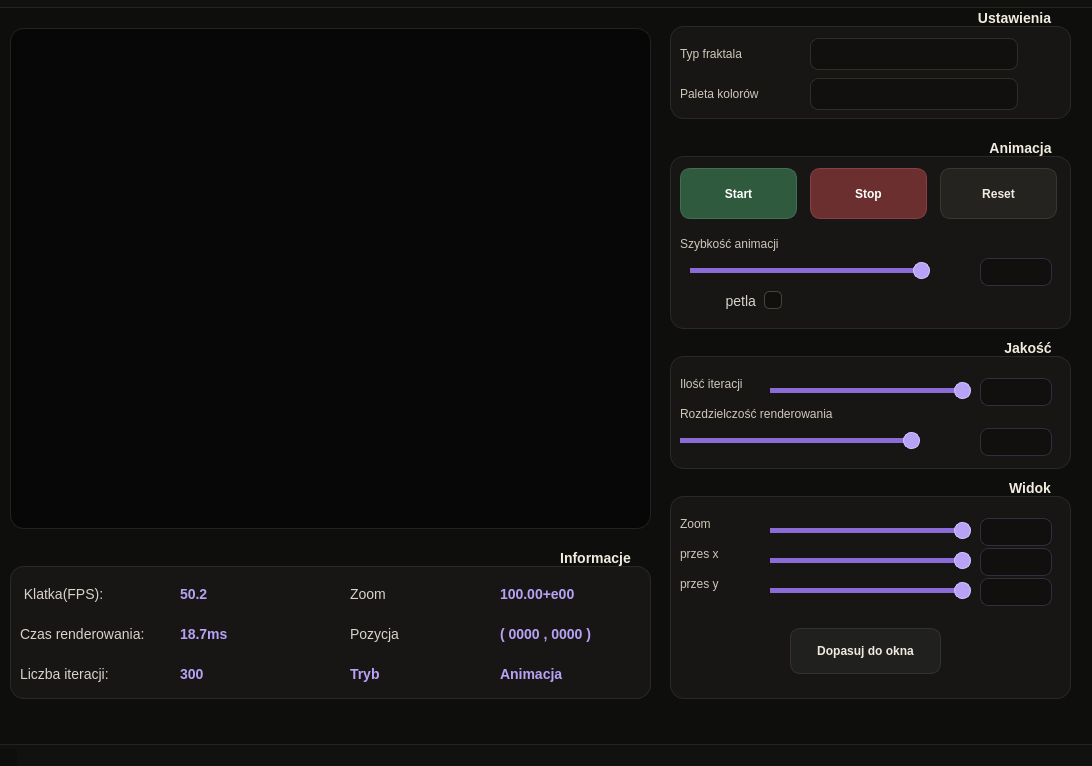
<?xml version="1.0" encoding="UTF-8"?>
<ui version="4.0">
 <class>MainWindow</class>
 <widget class="QMainWindow" name="MainWindow">
  <property name="geometry">
   <rect>
    <x>0</x>
    <y>0</y>
    <width>1092</width>
    <height>766</height>
   </rect>
  </property>
  <property name="windowTitle">
   <string>MainWindow</string>
  </property>
  <property name="layoutDirection">
   <enum>Qt::LayoutDirection::RightToLeft</enum>
  </property>
  <property name="styleSheet">
   <string notr="true">QMainWindow {
    background-color: #0e0e0d;
}

QWidget {
    background-color: #0e0e0d;
    color: #e8e3d8;
    font-family: &quot;Segoe UI&quot;;
    font-size: 14px;
}

QMenuBar {
    background-color: #111110;
    color: #d8d2c7;
    border-bottom: 1px solid #25231f;
    padding: 4px;
}

QMenuBar::item {
    background: transparent;
    padding: 6px 12px;
    border-radius: 7px;
}

QMenuBar::item:selected {
    background-color: #1d1c1a;
    color: #f5efe3;
}

QMenu {
    background-color: #161514;
    color: #e8e3d8;
    border: 1px solid #2c2924;
    border-radius: 8px;
}

QMenu::item {
    padding: 7px 26px;
}

QMenu::item:selected {
    background-color: #2a2722;
    color: #f5efe3;
}

QStatusBar {
    background-color: #111110;
    color: #bdb6aa;
    border-top: 1px solid #25231f;
}

QGroupBox {
    background-color: #171615;
    border: 1px solid #2b2925;
    border-radius: 14px;
    margin-top: 18px;
    padding: 18px 12px 12px 12px;
    color: #f2ecdf;
    font-weight: 600;
}

QGroupBox::title {
    subcontrol-origin: margin;
    subcontrol-position: top left;
    left: 14px;
    top: 2px;
    padding: 0px 8px;
    color: #f2ecdf;
    background-color: #0e0e0d;
}

QLabel {
    color: #d9d3c8;
    background: transparent;
    border: none;
    font-weight: 400;
}

QLineEdit {
    background-color: #11100f;
    color: #e8dcc3;
    border: 1px solid #302d27;
    border-radius: 8px;
    padding: 5px 8px;
    min-height: 24px;
    selection-background-color: #8f7a50;
    selection-color: #ffffff;
}

QLineEdit:hover {
    border: 1px solid #3b372f;
    background-color: #151412;
}

QLineEdit:focus {
    border: 1px solid #b79a63;
    background-color: #151412;
}

QComboBox {
    background-color: #11100f;
    color: #f0eadf;
    border: 1px solid #302d27;
    border-radius: 8px;
    padding: 5px 10px;
    min-height: 26px;
}

QComboBox:hover {
    border: 1px solid #4a4438;
    background-color: #151412;
}

QComboBox:focus {
    border: 1px solid #b79a63;
}

QComboBox::drop-down {
    border: none;
    width: 28px;
}

QComboBox::down-arrow {
    image: none;
    width: 0px;
    height: 0px;
}

QComboBox QAbstractItemView {
    background-color: #151412;
    color: #e8e3d8;
    border: 1px solid #302d27;
    selection-background-color: #5a4b33;
    selection-color: #ffffff;
    outline: none;
    padding: 4px;
}

QPushButton {
    background-color: #20201e;
    color: #f1eadf;
    border: 1px solid #35322c;
    border-radius: 10px;
    padding: 9px 14px;
    font-weight: 600;
}

QPushButton:hover {
    background-color: #292824;
    border: 1px solid #4a4438;
}

QPushButton:pressed {
    background-color: #171615;
    padding-top: 10px;
    padding-bottom: 8px;
}

QPushButton:disabled {
    background-color: #151412;
    color: #777167;
    border: 1px solid #26231f;
}

QPushButton#Start {
    background-color: #2f5a3d;
    border: 1px solid #3f704f;
    color: #ffffff;
}

QPushButton#Start:hover {
    background-color: #386848;
    border: 1px solid #4e815d;
}

QPushButton#Stop {
    background-color: #6b2f2f;
    border: 1px solid #884040;
    color: #ffffff;
}

QPushButton#Stop:hover {
    background-color: #7a3838;
    border: 1px solid #9a4c4c;
}

QPushButton#Reset {
    background-color: #242320;
    border: 1px solid #3b372f;
    color: #f1eadf;
}

QPushButton#Reset:hover {
    background-color: #302d28;
    border: 1px solid #5a4b33;
}

QPushButton#Pause {
    background-color: #242320;
    border: 1px solid #3b372f;
    color: #f1eadf;
}

QPushButton#Pause:hover {
    background-color: #302d28;
    border: 1px solid #5a4b33;
}

QCheckBox {
    background: transparent;
    color: #d9d3c8;
    spacing: 8px;
    border: none;
}

QCheckBox::indicator {
    width: 16px;
    height: 16px;
    border-radius: 5px;
    border: 1px solid #4a4438;
    background-color: #11100f;
}

QCheckBox::indicator:hover {
    border: 1px solid #b79a63;
}

QCheckBox::indicator:checked {
    background-color: #b79a63;
    border: 1px solid #d2b77a;
}

QSlider {
    background: transparent;
    min-height: 24px;
}

QSlider::groove:horizontal {
    height: 5px;
    background-color: #25231f;
    border-radius: 3px;
}

QSlider::sub-page:horizontal {
    background-color: #b79a63;
    border-radius: 3px;
}

QSlider::add-page:horizontal {
    background-color: #25231f;
    border-radius: 3px;
}

QSlider::handle:horizontal {
    background-color: #d6c49b;
    border: 1px solid #f0deb2;
    width: 15px;
    height: 15px;
    margin: -6px 0px;
    border-radius: 8px;
}

QSlider::handle:horizontal:hover {
    background-color: #f0deb2;
    border: 1px solid #fff1c8;
}

#centralwidget {
    background-color: #0e0e0d;
}

#Informacje,
#Animacja,
#Jakosc,
#Ustawienia,
#Widok {
    background-color: #171615;
    border: 1px solid #2b2925;
    border-radius: 14px;
}

#AnimacjaInfo,
#CzasRenderowaniaInfo,
#KlatkaInfo,
#LiczbaIteracjiInfo,
#PozycjaInfo,
#Tryb,
#ZoomInfo {
    color: #d6c49b;
    background: transparent;
    border: none;
    font-weight: 600;
}

#lineEditSzybkoscAnimacji,
#lineEditIloscIteracji,
#lineEditRozdzielczoscRenderowania,
#lineEditZoom,
#lineEditPrzesX,
#lineEditPrzesY {
    background-color: #11100f;
    color: #e8dcc3;
    border: 1px solid #302d27;
    border-radius: 8px;
    padding: 4px 8px;
    min-height: 24px;
    max-height: 24px;
}

#horizontalSliderSzybkoscAnimacji,
#horizontalSliderIloscIteracji,
#horizontalSliderRozdzielczoscRenderowania,
#horizontalSliderZoom,
#horizontalSliderPrzesyX,
#horizontalSliderPrzesY {
    min-height: 24px;
}

#Ustawienia QLabel,
#Animacja QLabel,
#Jakosc QLabel,
#Widok QLabel {
    font-size: 12px;
    color: #cfc7ba;
}

#Ustawienia QComboBox {
    font-size: 12px;
    min-height: 24px;
    max-height: 24px;
    min-width: 150px;
    max-width: 210px;
    padding: 3px 8px;
}

#Animacja QLineEdit,
#Jakosc QLineEdit,
#Widok QLineEdit {
    font-size: 12px;
    min-height: 22px;
    max-height: 22px;
    min-width: 58px;
    max-width: 82px;
    padding: 2px 6px;
}

#Animacja QSlider,
#Jakosc QSlider,
#Widok QSlider {
    min-width: 150px;
    max-width: 240px;
}

#Animacja QPushButton,
#Widok QPushButton {
    font-size: 12px;
    min-height: 32px;
    padding: 6px 10px;
}

#Start,
#Pause,
#Stop,
#Reset {
    min-width: 95px;
    max-width: 160px;
}

#rightPanel {
    background-color: #0e0e0d;
}

#widget,
#fractalView {
    background-color: #070707;
    border: 1px solid #24221f;
    border-radius: 14px;
} QLineEdit {
    selection-background-color: #7c5fb8;
}

QLineEdit:focus {
    border: 1px solid #a78bfa;
    background-color: #151316;
}

QComboBox:focus {
    border: 1px solid #a78bfa;
}

QComboBox QAbstractItemView {
    selection-background-color: #5b477d;
    selection-color: #ffffff;
}

QCheckBox::indicator:hover {
    border: 1px solid #a78bfa;
}

QCheckBox::indicator:checked {
    background-color: #7c5fb8;
    border: 1px solid #a78bfa;
}

QSlider::sub-page:horizontal {
    background-color: #8b6bd6;
    border-radius: 3px;
}

QSlider::handle:horizontal {
    background-color: #b7a2f5;
    border: 1px solid #d2c4ff;
    width: 15px;
    height: 15px;
    margin: -6px 0px;
    border-radius: 8px;
}

QSlider::handle:horizontal:hover {
    background-color: #d2c4ff;
    border: 1px solid #efe9ff;
}

#AnimacjaInfo,
#CzasRenderowaniaInfo,
#KlatkaInfo,
#LiczbaIteracjiInfo,
#PozycjaInfo,
#Tryb,
#ZoomInfo {
    color: #b7a2f5;
    background: transparent;
    border: none;
    font-weight: 600;
}

#lineEditSzybkoscAnimacji,
#lineEditIloscIteracji,
#lineEditRozdzielczoscRenderowania,
#lineEditZoom,
#lineEditPrzesX,
#lineEditPrzesY {
    color: #ddd3ff;
    border: 1px solid #332d3f;
}

#lineEditSzybkoscAnimacji:focus,
#lineEditIloscIteracji:focus,
#lineEditRozdzielczoscRenderowania:focus,
#lineEditZoom:focus,
#lineEditPrzesX:focus,
#lineEditPrzesY:focus {
    border: 1px solid #a78bfa;
}</string>
  </property>
  <widget class="QWidget" name="centralwidget">
   <widget class="QGroupBox" name="Ustawienia">
    <property name="geometry">
     <rect>
      <x>670</x>
      <y>0</y>
      <width>401</width>
      <height>111</height>
     </rect>
    </property>
    <property name="title">
     <string>Ustawienia</string>
    </property>
    <widget class="QLabel" name="TypFraktala">
     <property name="geometry">
      <rect>
       <x>10</x>
       <y>30</y>
       <width>101</width>
       <height>31</height>
      </rect>
     </property>
     <property name="text">
      <string>Typ fraktala</string>
     </property>
    </widget>
    <widget class="QComboBox" name="TypFraktalaCombo">
     <property name="geometry">
      <rect>
       <x>140</x>
       <y>30</y>
       <width>208</width>
       <height>32</height>
      </rect>
     </property>
    </widget>
    <widget class="QLabel" name="PaletaKolorow">
     <property name="geometry">
      <rect>
       <x>10</x>
       <y>70</y>
       <width>111</width>
       <height>31</height>
      </rect>
     </property>
     <property name="text">
      <string>Paleta kolorów</string>
     </property>
    </widget>
    <widget class="QComboBox" name="PaletaKolorowCombo">
     <property name="geometry">
      <rect>
       <x>140</x>
       <y>70</y>
       <width>208</width>
       <height>32</height>
      </rect>
     </property>
    </widget>
   </widget>
   <widget class="QGroupBox" name="Animacja">
    <property name="geometry">
     <rect>
      <x>670</x>
      <y>130</y>
      <width>401</width>
      <height>191</height>
     </rect>
    </property>
    <property name="title">
     <string>Animacja</string>
    </property>
    <widget class="QPushButton" name="Start">
     <property name="geometry">
      <rect>
       <x>10</x>
       <y>30</y>
       <width>117</width>
       <height>51</height>
      </rect>
     </property>
     <property name="text">
      <string>Start</string>
     </property>
    </widget>
    <widget class="QPushButton" name="Stop">
     <property name="geometry">
      <rect>
       <x>140</x>
       <y>30</y>
       <width>117</width>
       <height>51</height>
      </rect>
     </property>
     <property name="text">
      <string>Stop</string>
     </property>
    </widget>
    <widget class="QPushButton" name="Reset">
     <property name="geometry">
      <rect>
       <x>270</x>
       <y>30</y>
       <width>117</width>
       <height>51</height>
      </rect>
     </property>
     <property name="text">
      <string>Reset</string>
     </property>
    </widget>
    <widget class="QLabel" name="SzybkosAnimacji">
     <property name="geometry">
      <rect>
       <x>10</x>
       <y>90</y>
       <width>151</width>
       <height>31</height>
      </rect>
     </property>
     <property name="text">
      <string>Szybkość animacji</string>
     </property>
    </widget>
    <widget class="QSlider" name="horizontalSliderSzybkoscAnimacji">
     <property name="geometry">
      <rect>
       <x>20</x>
       <y>120</y>
       <width>240</width>
       <height>24</height>
      </rect>
     </property>
     <property name="orientation">
      <enum>Qt::Orientation::Horizontal</enum>
     </property>
    </widget>
    <widget class="QCheckBox" name="checkBoxPetla">
     <property name="geometry">
      <rect>
       <x>20</x>
       <y>150</y>
       <width>92</width>
       <height>25</height>
      </rect>
     </property>
     <property name="text">
      <string>petla</string>
     </property>
    </widget>
    <widget class="QLineEdit" name="lineEditSzybkoscAnimacji">
     <property name="geometry">
      <rect>
       <x>310</x>
       <y>120</y>
       <width>72</width>
       <height>28</height>
      </rect>
     </property>
    </widget>
   </widget>
   <widget class="QGroupBox" name="Jakosc">
    <property name="geometry">
     <rect>
      <x>670</x>
      <y>330</y>
      <width>401</width>
      <height>131</height>
     </rect>
    </property>
    <property name="title">
     <string>Jakość</string>
    </property>
    <widget class="QLabel" name="IloscIteracji">
     <property name="geometry">
      <rect>
       <x>10</x>
       <y>30</y>
       <width>81</width>
       <height>31</height>
      </rect>
     </property>
     <property name="text">
      <string>Ilość iteracji</string>
     </property>
    </widget>
    <widget class="QSlider" name="horizontalSliderIloscIteracji">
     <property name="geometry">
      <rect>
       <x>100</x>
       <y>40</y>
       <width>201</width>
       <height>24</height>
      </rect>
     </property>
     <property name="orientation">
      <enum>Qt::Orientation::Horizontal</enum>
     </property>
    </widget>
    <widget class="QLineEdit" name="lineEditIloscIteracji">
     <property name="geometry">
      <rect>
       <x>310</x>
       <y>40</y>
       <width>72</width>
       <height>28</height>
      </rect>
     </property>
    </widget>
    <widget class="QSlider" name="horizontalSliderRozdzielczoscRenderowania">
     <property name="geometry">
      <rect>
       <x>10</x>
       <y>90</y>
       <width>240</width>
       <height>24</height>
      </rect>
     </property>
     <property name="orientation">
      <enum>Qt::Orientation::Horizontal</enum>
     </property>
    </widget>
    <widget class="QLabel" name="RozdzielczoscRenderowania">
     <property name="geometry">
      <rect>
       <x>10</x>
       <y>60</y>
       <width>201</width>
       <height>31</height>
      </rect>
     </property>
     <property name="text">
      <string>Rozdzielczość renderowania</string>
     </property>
    </widget>
    <widget class="QLineEdit" name="lineEditRozdzielczoscRenderowania">
     <property name="geometry">
      <rect>
       <x>310</x>
       <y>90</y>
       <width>72</width>
       <height>28</height>
      </rect>
     </property>
    </widget>
   </widget>
   <widget class="QGroupBox" name="Widok">
    <property name="geometry">
     <rect>
      <x>670</x>
      <y>470</y>
      <width>401</width>
      <height>221</height>
     </rect>
    </property>
    <property name="title">
     <string>Widok</string>
    </property>
    <widget class="QLineEdit" name="lineEditZoom">
     <property name="geometry">
      <rect>
       <x>310</x>
       <y>40</y>
       <width>72</width>
       <height>28</height>
      </rect>
     </property>
    </widget>
    <widget class="QSlider" name="horizontalSliderZoom">
     <property name="geometry">
      <rect>
       <x>100</x>
       <y>40</y>
       <width>201</width>
       <height>24</height>
      </rect>
     </property>
     <property name="orientation">
      <enum>Qt::Orientation::Horizontal</enum>
     </property>
    </widget>
    <widget class="QLabel" name="Zoom">
     <property name="geometry">
      <rect>
       <x>10</x>
       <y>30</y>
       <width>81</width>
       <height>31</height>
      </rect>
     </property>
     <property name="text">
      <string>Zoom</string>
     </property>
    </widget>
    <widget class="QSlider" name="horizontalSliderPrzesyX">
     <property name="geometry">
      <rect>
       <x>100</x>
       <y>70</y>
       <width>201</width>
       <height>24</height>
      </rect>
     </property>
     <property name="orientation">
      <enum>Qt::Orientation::Horizontal</enum>
     </property>
    </widget>
    <widget class="QLabel" name="przesx">
     <property name="geometry">
      <rect>
       <x>10</x>
       <y>60</y>
       <width>81</width>
       <height>31</height>
      </rect>
     </property>
     <property name="text">
      <string>przes x</string>
     </property>
    </widget>
    <widget class="QLineEdit" name="lineEditPrzesX">
     <property name="geometry">
      <rect>
       <x>310</x>
       <y>70</y>
       <width>72</width>
       <height>28</height>
      </rect>
     </property>
    </widget>
    <widget class="QSlider" name="horizontalSliderPrzesY">
     <property name="geometry">
      <rect>
       <x>100</x>
       <y>100</y>
       <width>201</width>
       <height>24</height>
      </rect>
     </property>
     <property name="orientation">
      <enum>Qt::Orientation::Horizontal</enum>
     </property>
    </widget>
    <widget class="QLabel" name="przesy">
     <property name="geometry">
      <rect>
       <x>10</x>
       <y>90</y>
       <width>81</width>
       <height>31</height>
      </rect>
     </property>
     <property name="text">
      <string>przes y</string>
     </property>
    </widget>
    <widget class="QLineEdit" name="lineEditPrzesY">
     <property name="geometry">
      <rect>
       <x>310</x>
       <y>100</y>
       <width>72</width>
       <height>28</height>
      </rect>
     </property>
    </widget>
    <widget class="QPushButton" name="DopasujDoOkna">
     <property name="geometry">
      <rect>
       <x>120</x>
       <y>150</y>
       <width>151</width>
       <height>46</height>
      </rect>
     </property>
     <property name="text">
      <string>Dopasuj do okna</string>
     </property>
    </widget>
   </widget>
   <widget class="QGroupBox" name="Informacje">
    <property name="geometry">
     <rect>
      <x>10</x>
      <y>540</y>
      <width>641</width>
      <height>151</height>
     </rect>
    </property>
    <property name="title">
     <string>Informacje</string>
    </property>
    <widget class="QLabel" name="Klatka">
     <property name="geometry">
      <rect>
       <x>10</x>
       <y>30</y>
       <width>141</width>
       <height>31</height>
      </rect>
     </property>
     <property name="text">
      <string> Klatka(FPS):</string>
     </property>
    </widget>
    <widget class="QLabel" name="CzasRenderowania">
     <property name="geometry">
      <rect>
       <x>10</x>
       <y>70</y>
       <width>141</width>
       <height>31</height>
      </rect>
     </property>
     <property name="text">
      <string>Czas renderowania:</string>
     </property>
    </widget>
    <widget class="QLabel" name="LiczbaIteracji">
     <property name="geometry">
      <rect>
       <x>10</x>
       <y>110</y>
       <width>141</width>
       <height>31</height>
      </rect>
     </property>
     <property name="text">
      <string>Liczba iteracji:</string>
     </property>
    </widget>
    <widget class="QLabel" name="Pozycja">
     <property name="geometry">
      <rect>
       <x>340</x>
       <y>70</y>
       <width>141</width>
       <height>31</height>
      </rect>
     </property>
     <property name="text">
      <string>Pozycja</string>
     </property>
    </widget>
    <widget class="QLabel" name="Zoom_2">
     <property name="geometry">
      <rect>
       <x>340</x>
       <y>30</y>
       <width>141</width>
       <height>31</height>
      </rect>
     </property>
     <property name="text">
      <string>Zoom</string>
     </property>
    </widget>
    <widget class="QLabel" name="Tryb">
     <property name="geometry">
      <rect>
       <x>340</x>
       <y>110</y>
       <width>141</width>
       <height>31</height>
      </rect>
     </property>
     <property name="text">
      <string>Tryb</string>
     </property>
    </widget>
    <widget class="QLabel" name="CzasRenderowaniaInfo">
     <property name="geometry">
      <rect>
       <x>170</x>
       <y>70</y>
       <width>141</width>
       <height>31</height>
      </rect>
     </property>
     <property name="layoutDirection">
      <enum>Qt::LayoutDirection::RightToLeft</enum>
     </property>
     <property name="text">
      <string>18.7ms</string>
     </property>
    </widget>
    <widget class="QLabel" name="KlatkaInfo">
     <property name="geometry">
      <rect>
       <x>170</x>
       <y>30</y>
       <width>141</width>
       <height>31</height>
      </rect>
     </property>
     <property name="layoutDirection">
      <enum>Qt::LayoutDirection::RightToLeft</enum>
     </property>
     <property name="text">
      <string>50.2</string>
     </property>
    </widget>
    <widget class="QLabel" name="LiczbaIteracjiInfo">
     <property name="geometry">
      <rect>
       <x>170</x>
       <y>110</y>
       <width>141</width>
       <height>31</height>
      </rect>
     </property>
     <property name="layoutDirection">
      <enum>Qt::LayoutDirection::RightToLeft</enum>
     </property>
     <property name="text">
      <string>300</string>
     </property>
    </widget>
    <widget class="QLabel" name="PozycjaInfo">
     <property name="geometry">
      <rect>
       <x>490</x>
       <y>70</y>
       <width>141</width>
       <height>31</height>
      </rect>
     </property>
     <property name="text">
      <string>( 0000 , 0000 )</string>
     </property>
    </widget>
    <widget class="QLabel" name="ZoomInfo">
     <property name="geometry">
      <rect>
       <x>490</x>
       <y>30</y>
       <width>141</width>
       <height>31</height>
      </rect>
     </property>
     <property name="text">
      <string>100.00+e00</string>
     </property>
    </widget>
    <widget class="QLabel" name="AnimacjaInfo">
     <property name="geometry">
      <rect>
       <x>490</x>
       <y>110</y>
       <width>141</width>
       <height>31</height>
      </rect>
     </property>
     <property name="text">
      <string>Animacja</string>
     </property>
    </widget>
   </widget>
   <widget class="QWidget" name="widget" native="true">
    <property name="geometry">
     <rect>
      <x>10</x>
      <y>20</y>
      <width>641</width>
      <height>501</height>
     </rect>
    </property>
   </widget>
  </widget>
  <widget class="QMenuBar" name="menubar">
   <property name="geometry">
    <rect>
     <x>0</x>
     <y>0</y>
     <width>1092</width>
     <height>39</height>
    </rect>
   </property>
  </widget>
  <widget class="QStatusBar" name="statusbar"/>
 </widget>
 <resources/>
 <connections/>
</ui>
